Frame 1 (no input): blank canvas, image omitted
Frame 60 (no input): blank canvas, image omitted
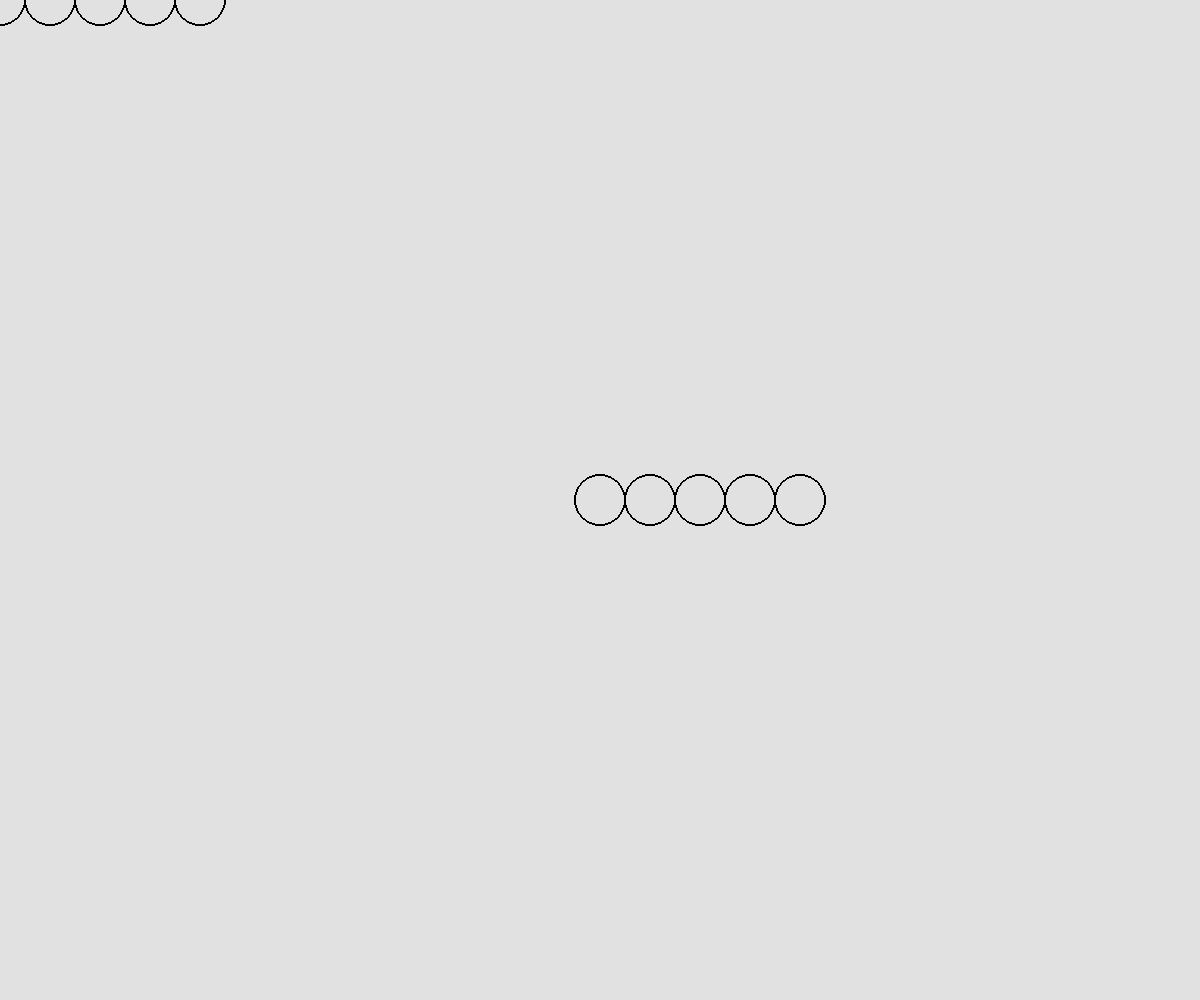
Frame 120 (the mouse pressed at the canvas centre since frame 60)

The p5.js sketch whose frames 1 and 60 were blank and that drew this single picture after the mouse press (run headless with seeded random() and noise() and a simulated clock; from frame 60 on, the mouse is pressed at the canvas centre):

// p5.js sketch
// ── sketch.js
function setup() {
  createCanvas(windowWidth, windowHeight);
  background(225);
  noFill();
}
 
function draw() {
  // We can do better than repeating the ellipse function over and over again in our draw loop.
  // For loops are perfect for shortening this code
  // ellipse(mouseX + 0, mouseY, 50);
  // ellipse(mouseX + 50, mouseY, 50);
  // ellipse(mouseX + 100, mouseY, 50);
  // ellipse(mouseX + 150, mouseY, 50);
  // ellipse(mouseX + 200, mouseY, 50);
  for (distance = 0; distance <= 200; distance+=50){
    ellipse(mouseX + distance, mouseY, 50);
  }
}
